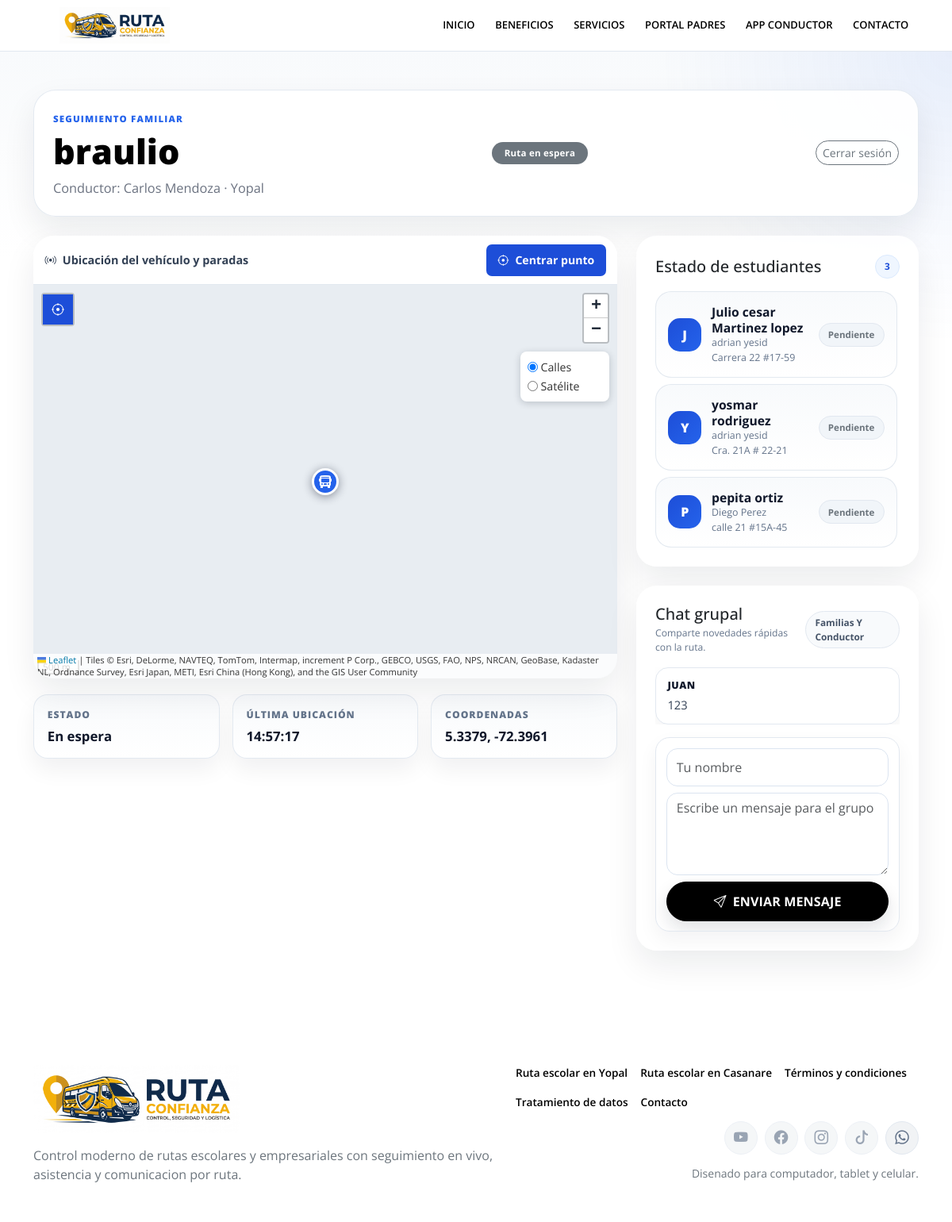
The page /tracking/ruta/1 (signed in) on the database its author committed.
### app/models.py (models this page shows, shortened)
class TimestampMixin:
    created_at = db.Column(db.DateTime, nullable=False, default=datetime.utcnow)
    updated_at = db.Column(db.DateTime, nullable=False, default=datetime.utcnow, onupdate=datetime.utcnow)

class Ruta(TimestampMixin, db.Model):
    __tablename__ = "rutas"
    id = db.Column(db.Integer, primary_key=True)
    conductor_id = db.Column(db.Integer, db.ForeignKey("conductores.id"), nullable=False, index=True)
    nombre = db.Column(db.String(120), nullable=False)
    codigo = db.Column(db.String(30), unique=True, nullable=False)
    ciudad = db.Column(db.String(80), nullable=True)
    descripcion = db.Column(db.Text, nullable=True)
    origen = db.Column(db.String(150), nullable=True)
    origen_latitud = db.Column(db.Float, nullable=True)
    origen_longitud = db.Column(db.Float, nullable=True)
    destino = db.Column(db.String(150), nullable=True)
    destino_direccion = db.Column(db.String(180), nullable=True)
    destino_latitud = db.Column(db.Float, nullable=True)
    destino_longitud = db.Column(db.Float, nullable=True)
    horario_salida = db.Column(db.String(30), nullable=True)
    horario_regreso = db.Column(db.String(30), nullable=True)
    pin_acceso = db.Column(db.String(10), unique=True, nullable=False, index=True)
    activa = db.Column(db.Boolean, nullable=False, default=True)
    chat_familias_habilitado = db.Column(db.Boolean, nullable=False, default=True)
    recorrido_activo = db.Column(db.Boolean, nullable=False, default=False)
    inicio_recorrido_en = db.Column(db.DateTime, nullable=True)
    fin_recorrido_en = db.Column(db.DateTime, nullable=True)
    latitud_actual = db.Column(db.Float, nullable=True)
    longitud_actual = db.Column(db.Float, nullable=True)
    precision_actual = db.Column(db.Float, nullable=True)
    velocidad_actual = db.Column(db.Float, nullable=True)
    rumbo_actual = db.Column(db.Float, nullable=True)
    ultima_ubicacion_en = db.Column(db.DateTime, nullable=True)
    estudiantes = db.relationship("Estudiante", backref="ruta", lazy=True, cascade="all, delete-orphan")
    asistencias = db.relationship("Asistencia", backref="ruta", lazy=True, cascade="all, delete-orphan")
    mensajes = db.relationship("MensajeChat", backref="ruta", lazy=True, cascade="all, delete-orphan")
    ubicaciones = db.relationship("UbicacionRuta", backref="ruta", lazy=True, cascade="all, delete-orphan")

class Conductor(TimestampMixin, db.Model):
    __tablename__ = "conductores"
    id = db.Column(db.Integer, primary_key=True)
    nombres = db.Column(db.String(80), nullable=False)
    apellidos = db.Column(db.String(80), nullable=False)
    documento = db.Column(db.String(30), unique=True, nullable=False)
    telefono = db.Column(db.String(25), nullable=False)
    email = db.Column(db.String(120), unique=True, nullable=False)
    password_hash = db.Column(db.String(255), nullable=True)
    pregunta_seguridad = db.Column(db.String(180), nullable=True)
    respuesta_seguridad_hash = db.Column(db.String(255), nullable=True)
    nombre_vehiculo = db.Column(db.String(100), nullable=False)
    placa_vehiculo = db.Column(db.String(15), unique=True, nullable=False)
    capacidad_vehiculo = db.Column(db.Integer, nullable=True)
    color_vehiculo = db.Column(db.String(40), nullable=True)
    ciudad = db.Column(db.String(80), nullable=True)
    descripcion_publica = db.Column(db.Text, nullable=True)
    foto_url = db.Column(db.String(255), nullable=True)
    visible_en_directorio = db.Column(db.Boolean, nullable=False, default=False)
    activo = db.Column(db.Boolean, nullable=False, default=True)
    gps_habilitado = db.Column(db.Boolean, nullable=False, default=False)
    estado_suscripcion = db.Column(
        db.Enum(EstadoSuscripcion),
        nullable=False,
        default=EstadoSuscripcion.PENDIENTE,
    )
    suscripcion_inicia_en = db.Column(db.DateTime, nullable=True)
    suscripcion_vence_en = db.Column(db.DateTime, nullable=True)
    rutas = db.relationship("Ruta", backref="conductor", lazy=True, cascade="all, delete-orphan")
    suscripciones = db.relationship("SuscripcionConductor", backref="conductor", lazy=True, cascade="all, delete-orphan")
    mensajes = db.relationship("MensajeChat", backref="conductor_autor", lazy=True)
    @property
    def nombre_completo(self):
        return f"{self.nombres} {self.apellidos}".strip()

class Estudiante(TimestampMixin, db.Model):
    __tablename__ = "estudiantes"
    id = db.Column(db.Integer, primary_key=True)
    ruta_id = db.Column(db.Integer, db.ForeignKey("rutas.id"), nullable=False, index=True)
    nombres = db.Column(db.String(80), nullable=False)
    apellidos = db.Column(db.String(80), nullable=False)
    documento = db.Column(db.String(30), unique=True, nullable=True)
    institucion = db.Column(db.String(120), nullable=True)
    grado = db.Column(db.String(40), nullable=True)
    direccion = db.Column(db.String(180), nullable=True)
    barrio = db.Column(db.String(80), nullable=True)
    ciudad = db.Column(db.String(80), nullable=True)
    referencia_direccion = db.Column(db.String(180), nullable=True)
    latitud = db.Column(db.Float, nullable=True)
    longitud = db.Column(db.Float, nullable=True)
    orden_parada = db.Column(db.Integer, nullable=True)
    acudiente_nombre = db.Column(db.String(120), nullable=False)
    acudiente_telefono = db.Column(db.String(25), nullable=False)
    acudiente_email = db.Column(db.String(120), nullable=True)
    activo = db.Column(db.Boolean, nullable=False, default=True)
    asistencias = db.relationship("Asistencia", backref="estudiante", lazy=True, cascade="all, delete-orphan")
    @property
    def nombre_completo(self):
        return f"{self.nombres} {self.apellidos}".strip()

class MensajeChat(TimestampMixin, db.Model):
    __tablename__ = "mensajes_chat"
    id = db.Column(db.Integer, primary_key=True)
    ruta_id = db.Column(db.Integer, db.ForeignKey("rutas.id"), nullable=False, index=True)
    conductor_id = db.Column(db.Integer, db.ForeignKey("conductores.id"), nullable=True, index=True)
    remitente_tipo = db.Column(db.Enum(TipoRemitenteChat), nullable=False)
    remitente_nombre = db.Column(db.String(120), nullable=False)
    contenido = db.Column(db.Text, nullable=False)

### app/tracking/routes.py (the view)
@tracking_bp.route("/ruta", defaults={"ruta_id": None})
@tracking_bp.route("/ruta/<int:ruta_id>")
def sala_ruta(ruta_id):
    ruta_id = ruta_id or session.get("tracking_ruta_id")
    if ruta_id is None:
        return redirect(url_for("tracking_bp.ingreso"))
    ruta = route_for_session(ruta_id)
    if ruta is None:
        if session.get("tracking_ruta_id") == ruta_id:
            session.pop("tracking_ruta_id", None)
            flash("La ruta ya no está activa. Ingresa nuevamente con el PIN.", "warning")
            return redirect(url_for("tracking_bp.ingreso"))
        abort(404)
    asistencias_hoy = {
        asistencia.estudiante_id: asistencia
        for asistencia in Asistencia.query.filter_by(
            ruta_id=ruta.id,
            fecha_operacion=date.today(),
        ).all()
    }
    mensajes_recientes = list(
        reversed(
            MensajeChat.query.filter_by(ruta_id=ruta.id)
            .order_by(MensajeChat.created_at.desc())
            .limit(20)
            .all()
        )
    )
    return render_template(
        "tracking/sala.html",
        ruta=ruta,
        asistencias_hoy=asistencias_hoy,
        mensajes_recientes=mensajes_recientes,
        map_defaults={
            "lat": ruta.latitud_actual if ruta.latitud_actual is not None else current_app.config["MAP_DEFAULT_LAT"],
            "lng": ruta.longitud_actual if ruta.longitud_actual is not None else current_app.config["MAP_DEFAULT_LNG"],
            "zoom": current_app.config["MAP_DEFAULT_ZOOM"],
},
    )

### app/templates/tracking/sala.html (shortened to what this page needs)
{% extends "base.html" %}
{% block content %}
<section class="tracking-live tracking-live--modern py-4 py-lg-5">
    <div class="container">
        <div class="tracking-live__hero tracking-live__hero-card mb-4">
            <div class="tracking-live__hero-copy">
                <span class="tracking-live__eyebrow">Seguimiento familiar</span>
                <h1 class="tracking-live__title mb-2">{{ ruta.nombre }}</h1>
                <p class="tracking-live__meta mb-0">Conductor: {{ ruta.conductor.nombre_completo if ruta.conductor else "No asignado" }} · {{ ruta.ciudad or "Ciudad pendiente" }}</p>
            </div>
            <span id="routeStatusBadge" class="tracking-live__badge badge rounded-pill px-3 py-2 text-bg-{% if ruta.recorrido_activo %}success{% else %}secondary{% endif %}">
                {% if ruta.recorrido_activo %}Ruta en vivo{% else %}Ruta en espera{% endif %}
            </span>
            <form method="post" action="{{ url_for('tracking_bp.salir') }}">
                <button class="btn btn-outline-secondary btn-sm rounded-pill" type="submit">Cerrar sesión</button>
            </form>
        </div>
        <div class="row g-4 align-items-start">
            <div class="col-xl-8">
                <div class="card border-0 shadow-soft tracking-live__map-card overflow-hidden">
                    <div class="map-toolbar">
                        <span class="map-toolbar-title"><i class="bi bi-broadcast me-2"></i>Ubicación del vehículo y paradas</span>
                        <button class="btn map-center-button js-map-center" type="button"
                            data-map-target="trackingMap"
                            {% if ruta.latitud_actual is none or ruta.longitud_actual is none %}disabled{% endif %}>
                            <i class="bi bi-crosshair me-2"></i>Centrar punto
                        </button>
                    </div>
                    <div id="trackingMap" class="tracking-map"
                        data-ruta-id="{{ ruta.id }}"
                        data-lat="{{ map_defaults.lat }}"
                        data-lng="{{ map_defaults.lng }}"
                        data-has-location="{{ 'true' if ruta.latitud_actual is not none and ruta.longitud_actual is not none else 'false' }}"
                        data-zoom="{{ map_defaults.zoom }}"></div>
                </div>
                <div class="row g-3 mt-1 tracking-live__status-row">
                    <div class="col-md-4">
                        <div class="status-card tracking-live__status-card tracking-live__status-card--modern">
                            <span>Estado</span>
                            <strong id="liveRouteState">{% if ruta.recorrido_activo %}En recorrido{% else %}En espera{% endif %}</strong>
                        </div>
                    </div>
                    <div class="col-md-4">
                        <div class="status-card tracking-live__status-card tracking-live__status-card--modern">
                            <span>Última ubicación</span>
                            <strong id="lastUpdateAt">{{ ruta.ultima_ubicacion_en.strftime('%H:%M:%S') if ruta.ultima_ubicacion_en else "Sin datos" }}</strong>
                        </div>
                    </div>
                    <div class="col-md-4">
                        <div class="status-card tracking-live__status-card tracking-live__status-card--modern">
                            <span>Coordenadas</span>
                            <strong id="liveCoordinates">{{ ruta.latitud_actual or map_defaults.lat }}, {{ ruta.longitud_actual or map_defaults.lng }}</strong>
                        </div>
                    </div>
                </div>
            </div>
            <div class="col-xl-4">
                <div class="card border-0 shadow-soft tracking-live__panel tracking-live__panel--modern mb-4">
                    <div class="card-body p-4">
                        <div class="tracking-live__panel-head">
                            <h2 class="h5 mb-0">Estado de estudiantes</h2>
                            <span class="tracking-live__count">{{ ruta.estudiantes|length }}</span>
                        </div>
                        <div id="attendanceFeed" class="d-grid gap-2">
                            {% for estudiante in ruta.estudiantes %}
                            {% set asistencia = asistencias_hoy.get(estudiante.id) %}
                            {% set estado = asistencia.estado.value if asistencia else "pendiente" %}
                            <div class="attendance-live-item tracking-student" data-student-id="{{ estudiante.id }}" data-estado="{{ estado }}">
                                <span class="tracking-student__avatar">{{ estudiante.nombre_completo[:1]|upper }}</span>
                                <div class="tracking-student__copy">
                                    <strong>{{ estudiante.nombre_completo }}</strong>
                                    <small>{{ estudiante.acudiente_nombre }}</small>
                                    <small>{{ estudiante.direccion or "Direccion pendiente" }}</small>
                                </div>
                                <span class="text-secondary small js-attendance-status">{{ estado }}</span>
                            </div>
                            {% else %}
                            <div class="empty-state p-3">
                                <p class="text-secondary mb-0">Aún no hay estudiantes cargados para esta ruta.</p>
                            </div>
                            {% endfor %}
                        </div>
                    </div>
                </div>
                <div class="card border-0 shadow-soft tracking-live__panel tracking-live__panel--modern">
                    <div class="card-body p-4">
                        <div class="tracking-live__panel-head">
                            <div class="tracking-live__chat-heading">
                                <h2 class="h5 mb-0">Chat grupal</h2>
                                <small class="tracking-live__chat-subtitle">Comparte novedades rápidas con la ruta.</small>
                            </div>
                            <span class="tracking-live__helper">Familias y conductor</span>
                        </div>
                        <div id="chatMessages" class="chat-box tracking-live__chat-feed mb-3">
                            {% for mensaje in mensajes_recientes %}
                            <div class="chat-message" data-author="{{ mensaje.remitente_nombre[:1]|upper }}">
                                <strong class="chat-message__author">{{ mensaje.remitente_nombre }}</strong>
                                <p class="chat-message__body mb-0">{{ mensaje.contenido }}</p>
                            </div>
                            {% else %}
                            <div class="text-secondary small chat-box__empty">Todavía no hay mensajes en esta ruta.</div>
                            {% endfor %}
                        </div>
                        <form id="chatForm" class="d-grid gap-2 tracking-live__chat-form" data-ruta-id="{{ ruta.id }}" data-remitente-tipo="padre" data-chat-habilitado="{{ 'true' if ruta.chat_familias_habilitado else 'false' }}">
                            <input id="chatSender" class="form-control" placeholder="Tu nombre" autocomplete="name" required>
                            <textarea id="chatMessage" class="form-control" rows="3" placeholder="Escribe un mensaje para el grupo" required></textarea>
                            <button class="btn btn-primary rounded-pill" type="submit"><i class="bi bi-send me-2"></i>Enviar mensaje</button>
                        </form>
                    </div>
                </div>
            </div>
        </div>
    </div>
</section>
{% endblock %}

### rows shown on the page
Ruta: nombre "braulio", ciudad "Yopal", ultima_ubicacion_en "14:57:17", latitud_actual "5.3379", longitud_actual "-72.3961"
Conductor: conductor "Carlos Mendoza"
Estudiante: nombres+apellidos "J", nombre_completo "Julio cesar Martinez lopez", acudiente_nombre "adrian yesid", direccion "Carrera 22 #17-59", estado "Pendiente"
Estudiante: nombres+apellidos "Y", nombre_completo "yosmar rodriguez", acudiente_nombre "adrian yesid", direccion "Cra. 21A # 22-21", estado "Pendiente"
Estudiante: nombres+apellidos "P", nombre_completo "pepita ortiz", acudiente_nombre "Diego Perez", direccion "calle 21 #15A-45", estado "Pendiente"
MensajeChat: remitente_nombre "JUAN", contenido "123"

### other values the page prints
{{ ruta.estudiantes|length }} "3"
